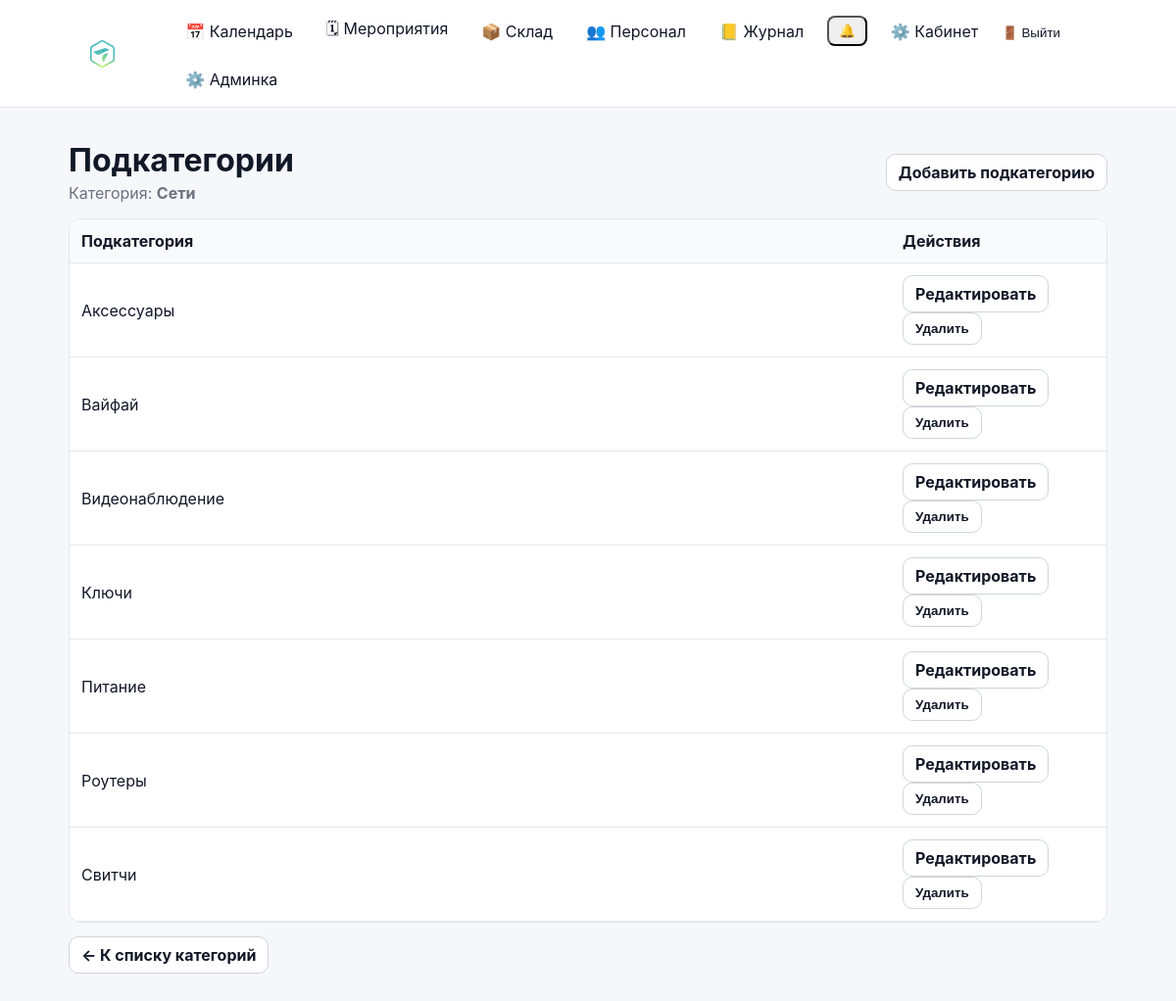
/warehouse/categories/16/ (signed in), run on the app's committed database.
### inventory/models.py (models this page shows, shortened)
class StockCategory(models.Model):
    name = models.CharField(max_length=100, unique=True)
    class Meta:
        verbose_name = "Категория склада"
        verbose_name_plural = "Категории склада"
        ordering = ["name", "id"]

class StockSubcategory(models.Model):
    category = models.ForeignKey(StockCategory, on_delete=models.PROTECT, related_name="subcategories")
    name = models.CharField(max_length=100)
    class Meta:
        verbose_name = "Подкатегория склада"
        verbose_name_plural = "Подкатегории склада"
        unique_together = ("category", "name")
        ordering = ["category__name", "name", "id"]

### inventory/warehouse_views.py (the view)
# urls.py: path("warehouse/categories/<int:category_id>/", warehouse_views.stock_category_detail_view, name="stock_category_detail"),
@login_required
def stock_category_detail_view(request, category_id: int):
    if not can_view_stock(request.user):
        return _forbidden()
    category = get_object_or_404(StockCategory, id=category_id)
    subcategories = StockSubcategory.objects.filter(category=category).order_by("name")
    return render(
        request,
        "inventory/warehouse/subcategories/list.html",
        {
            "category": category,
            "subcategories": subcategories,
            "can_manage": can_edit_inventory(request.user),
        },
    )

### accounts/context_processors.py (called while the page is built)
def authz_flags(request):
    user = getattr(request, "user", None)
    return {
        "can_manage_staff": can_manage_staff(user),
        "can_edit_event_card": can_edit_event_card(user),
        "can_edit_event_equipment": can_edit_event_equipment(user),
        "can_edit_inventory": can_edit_inventory(user),
        "can_view_stock": can_view_stock(user),
    }

### accounts/permissions.py (called while the page is built)
def _ok(user) -> bool:
    return bool(user and user.is_authenticated)

def is_super(user) -> bool:
    return bool(_ok(user) and getattr(user, "is_superuser", False))

def can_manage_staff(user) -> bool:
    return is_super(user) or (_ok(user) and user.has_perm("accounts.manage_staff"))

def can_edit_inventory(user) -> bool:
    return is_super(user) or (_ok(user) and user.has_perm("inventory.manage_inventory"))

def can_view_stock(user) -> bool:
    return is_super(user) or (_ok(user) and (user.has_perm("inventory.manage_inventory") or user.has_perm("events.edit_event_card")))

def can_edit_event_card(user) -> bool:
    return is_super(user) or (_ok(user) and user.has_perm("events.edit_event_card"))

def can_edit_event_equipment(user) -> bool:
    return is_super(user) or (_ok(user) and user.has_perm("events.edit_event_equipment"))

### inventory/templates/inventory/warehouse/subcategories/list.html (shortened to what this page needs)
{% extends "base.html" %}
{% block content %}
<div style="max-width: 1100px; margin: 0 auto;">
  <div style="display:flex; align-items:center; justify-content:space-between; gap:12px; margin: 16px 0;">
    <div>
      <h1 style="margin:0;">Подкатегории</h1>
      <div style="color:#6b7280; margin-top:4px;">Категория: <strong>{{ category.name }}</strong></div>
    </div>
    {% if can_manage %}
      <a class="btn" href="{% url 'stock_subcategory_add' category.id %}">Добавить подкатегорию</a>
    {% endif %}
  </div>
  <div style="background:#fff; border:1px solid #e5e7eb; border-radius:12px; overflow:hidden;">
    <table style="width:100%; border-collapse:collapse;">
      <thead>
        <tr style="background:#f9fafb;">
          <th style="text-align:left; padding:12px; border-bottom:1px solid #e5e7eb;">Подкатегория</th>
          <th style="text-align:left; padding:12px; border-bottom:1px solid #e5e7eb; width:220px;">Действия</th>
        </tr>
      </thead>
      <tbody>
        {% for sub in subcategories %}
          <tr>
            <td style="padding:12px; border-bottom:1px solid #e5e7eb;">{{ sub.name }}</td>
            <td style="padding:12px; border-bottom:1px solid #e5e7eb;">
              {% if can_manage %}
                <a class="btn" href="{% url 'stock_subcategory_edit' category.id sub.id %}">Редактировать</a>
                <form method="post" action="{% url 'stock_subcategory_delete' category.id sub.id %}" style="display:inline;" onsubmit="return confirm('Удалить подкатегорию?');">
                  <button class="btn btn-danger" type="submit">Удалить</button>
                </form>
              {% else %}
                —
              {% endif %}
            </td>
          </tr>
        {% empty %}
          <tr>
            <td colspan="2" style="padding:16px; color:#6b7280;">Подкатегорий пока нет.</td>
          </tr>
        {% endfor %}
      </tbody>
    </table>
  </div>
  <div style="margin:14px 0;">
    <a class="btn" href="{% url 'stock_category_list' %}">← К списку категорий</a>
  </div>
</div>
{% endblock %}

### static/css/base.css (style rules this page uses)
* { box-sizing: border-box; }
html, body { height: 100%; }
body { margin: 0; font-family: -apple-system, BlinkMacSystemFont, "Segoe UI", Roboto, Arial, sans-serif; background: #f5f7fb; color: #111827; }
a { color: inherit; text-decoration: none; }
.btn { display: inline-flex; align-items: center; gap: 8px; padding: 8px 12px; border-radius: 10px; border: 1px solid #d1d5db; background: #ffffff; color: #111827; font-weight: 700; cursor: pointer; text-decoration: none; transition: transform 160ms ease, box-shadow 160ms ease, background 160ms ease, border-color 160ms ease; }

### data on the page
StockCategory: name "Сети"
StockSubcategory: name "Аксессуары"
StockSubcategory: name "Вайфай"
StockSubcategory: name "Видеонаблюдение"
StockSubcategory: name "Ключи"
StockSubcategory: name "Питание"
StockSubcategory: name "Роутеры"
StockSubcategory: name "Свитчи"
